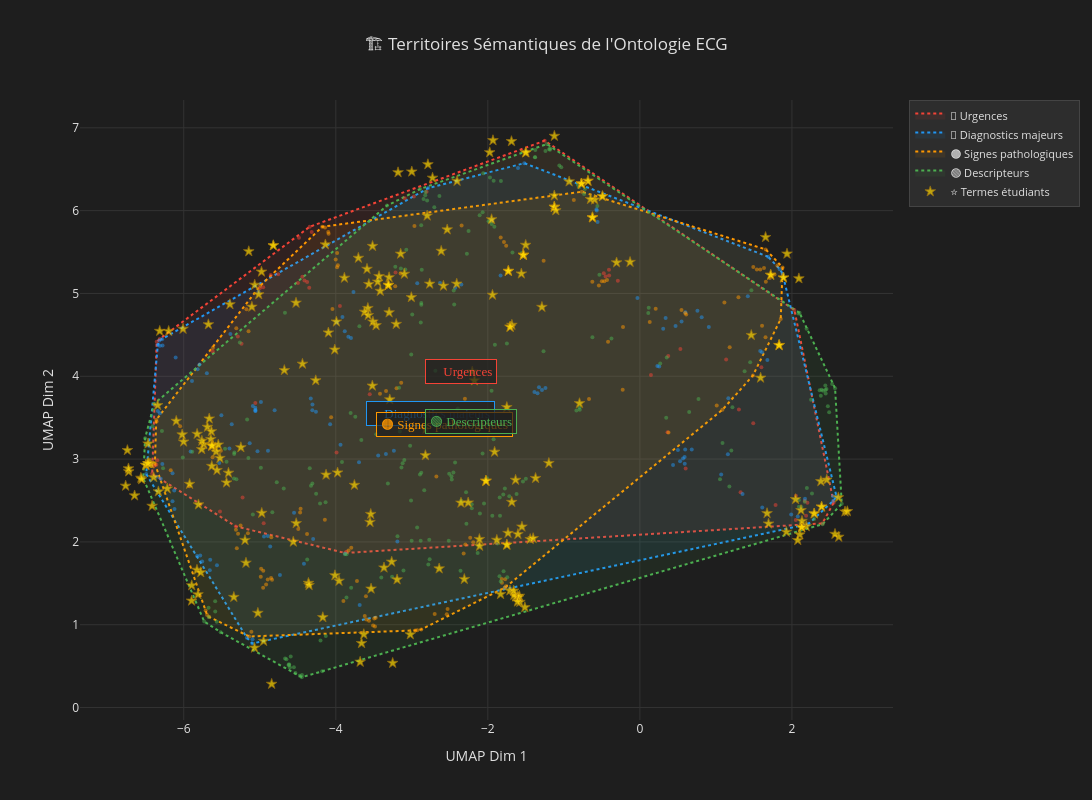

The notebook cell this image was saved under:
### Code cell
# ============================================================
# CELLULE 5bis — Carte B : Zones Sémantiques (Enveloppes Convexes)
# ============================================================
# Dessine les enveloppes convexes de chaque catégorie ontologique
# pour identifier les territoires sémantiques sur la carte.

from scipy.spatial import ConvexHull

fig_zones = go.Figure()

# ─── A) Enveloppes convexes par catégorie ─────────────────────
ZONE_COLORS = {
    'DIAGNOSTIC_URGENT':        ('#F44336', 'rgba(244,67,54,0.08)'),
    'DIAGNOSTIC_MAJEUR':        ('#2196F3', 'rgba(33,150,243,0.08)'),
    'SIGNE_ECG_PATHOLOGIQUE':   ('#FF9800', 'rgba(255,152,0,0.08)'),
    'DESCRIPTEUR_ECG':          ('#4CAF50', 'rgba(76,175,80,0.08)'),
}

ZONE_LABELS = {
    'DIAGNOSTIC_URGENT':        '🔴 Urgences',
    'DIAGNOSTIC_MAJEUR':        '🔵 Diagnostics majeurs',
    'SIGNE_ECG_PATHOLOGIQUE':   '🟠 Signes pathologiques',
    'DESCRIPTEUR_ECG':          '🟢 Descripteurs',
}

for cat, (line_color, fill_color) in ZONE_COLORS.items():
    mask = df_plot_onto['categorie'] == cat
    subset = df_plot_onto[mask]
    if len(subset) < 3:
        continue

    points = subset[['x', 'y']].values
    try:
        hull = ConvexHull(points)
        hull_pts = np.append(hull.vertices, hull.vertices[0])  # fermer le polygone

        # Zone remplie
        fig_zones.add_trace(go.Scatter(
            x=points[hull_pts, 0], y=points[hull_pts, 1],
            mode='lines',
            fill='toself',
            fillcolor=fill_color,
            line=dict(color=line_color, width=2, dash='dot'),
            name=ZONE_LABELS[cat],
            hoverinfo='skip',
        ))

        # Label au centroïde
        cx, cy = points[:, 0].mean(), points[:, 1].mean()
        fig_zones.add_annotation(
            x=cx, y=cy,
            text=ZONE_LABELS[cat],
            showarrow=False,
            font=dict(size=13, color=line_color, family='Arial Black'),
            bgcolor='rgba(30,30,30,0.7)',
            bordercolor=line_color,
            borderwidth=1,
            borderpad=4,
        )
    except Exception as e:
        print(f"[WARN] ConvexHull impossible pour {cat}: {e}")

# ─── B) Points ontologie (petits, par catégorie) ─────────────
for cat, (line_color, _) in ZONE_COLORS.items():
    mask = df_plot_onto['categorie'] == cat
    subset = df_plot_onto[mask]
    if len(subset) == 0:
        continue
    fig_zones.add_trace(go.Scatter(
        x=subset['x'], y=subset['y'],
        mode='markers',
        marker=dict(size=4, color=line_color, opacity=0.5),
        name=f"  {cat.replace('_',' ').title()}",
        text=subset['label'],
        customdata=subset['concept_id'].values,
        hovertemplate="<b>%{text}</b><br>ID: %{customdata}<extra></extra>",
        showlegend=False,
    ))

# ─── C) Étudiants (tous, étoiles grises) ─────────────────────
fig_zones.add_trace(go.Scatter(
    x=df_plot_students['x'], y=df_plot_students['y'],
    mode='markers',
    marker=dict(size=8, symbol='star', color='#FFD700', opacity=0.7,
                line=dict(width=0.8, color='#B8860B')),
    name='⭐ Termes étudiants',
    text=df_plot_students['label'],
    customdata=np.stack([df_plot_students['student_code'], df_plot_students['cas']], axis=-1),
    hovertemplate="<b>⭐ %{text}</b><br>Étudiant: %{customdata[0]}<br>Cas: %{customdata[1]}<extra></extra>",
))

# ─── D) Layout ────────────────────────────────────────────────
fig_zones.update_layout(
    title=dict(
        text="🏗️ Territoires Sémantiques de l'Ontologie ECG",
        font=dict(size=17, color='#e0e0e0'), x=0.5,
    ),
    xaxis=dict(title=f"{REDUCER_NAME} Dim 1", showgrid=True, gridcolor='#333', zeroline=False),
    yaxis=dict(title=f"{REDUCER_NAME} Dim 2", showgrid=True, gridcolor='#333', zeroline=False),
    plot_bgcolor='#1e1e1e', paper_bgcolor='#1e1e1e',
    font=dict(color='#e0e0e0'),
    legend=dict(bgcolor='#2d2d2d', bordercolor='#444', borderwidth=1, font=dict(size=11)),
    width=1200, height=800, hovermode='closest',
)

fig_zones.show()

print(f"\n🏗️ Carte des zones sémantiques tracée.")
print(f"   Les enveloppes convexes montrent les territoires de chaque catégorie ontologique.")
print(f"   Les ⭐ dorées montrent où se situent les termes étudiants par rapport à ces zones.")

### Figure 1 — Plotly figure (JSON) as saved in the notebook; plotly's stock layout.template omitted (floating-point values rounded to 4 significant figures; data arrays with more than 128 entries replaced by an {"elided": "..."} marker saying what was removed)
{"data": [{"fill": "toself", "fillcolor": "rgba(244,67,54,0.08)", "hoverinfo": "skip", "line": {"color": "#F44336", "dash": "dot", "width": 2}, "mode": "lines", "name": "🔴 Urgences", "type": "scatter", "x": [2.549, 2.032, -1.252, -4.344, -6.316, -6.356, -6.416, -5.315, -3.877, 2.4, 2.549], "y": [2.473, 4.8, 6.845, 5.805, 4.451, 4.417, 2.822, 2.187, 1.866, 2.223, 2.473]}, {"fill": "toself", "fillcolor": "rgba(33,150,243,0.08)", "hoverinfo": "skip", "line": {"color": "#2196F3", "dash": "dot", "width": 2}, "mode": "lines", "name": "🔵 Diagnostics majeurs", "type": "scatter", "x": [1.687, -1.521, -2.785, -6.32, -6.341, -6.494, -5.17, -5.098, 2.216, 2.544, 2.587, 1.876, 1.84, 1.687], "y": [5.443, 6.573, 6.272, 4.433, 4.379, 2.819, 0.844, 0.7736, 2.215, 2.497, 2.547, 5.239, 5.293, 5.443]}, {"fill": "toself", "fillcolor": "rgba(255,152,0,0.08)", "hoverinfo": "skip", "line": {"color": "#FF9800", "dash": "dot", "width": 2}, "mode": "lines", "name": "🟠 Signes pathologiques", "type": "scatter", "x": [-6.38, -5.693, -5.667, -5.139, -2.955, -2.929, -2.875, -1.778, 1.085, 1.488, 1.853, 1.877, 1.655, -0.7632, -4.178, -4.994, -6.361, -6.38], "y": [2.946, 1.117, 1.096, 0.8583, 0.9315, 0.9348, 0.9438, 1.446, 3.595, 4.011, 4.692, 5.314, 5.532, 6.228, 5.805, 5.093, 3.476, 2.946]}, {"fill": "toself", "fillcolor": "rgba(76,175,80,0.08)", "hoverinfo": "skip", "line": {"color": "#4CAF50", "dash": "dot", "width": 2}, "mode": "lines", "name": "🟢 Descripteurs", "type": "scatter", "x": [2.1, -1.224, -2.891, -3.327, -6.389, -6.509, -6.533, -5.731, -5.514, -4.447, -4.179, 2.403, 2.655, 2.567, 2.1], "y": [4.766, 6.804, 6.261, 6.061, 3.668, 3.251, 2.769, 1.039, 0.9098, 0.3668, 0.438, 2.214, 2.46, 3.856, 4.766]}, {"customdata": ["EMBOLIE_PULMONAIRE", "TACHYCARDIE_PAR_RÉENTRÉE_DE_BRANCHE_À_BRANCHE", "EXTRASYSTOLE_À_COUPLAGE_COURT", "HYPOKALIÉMIE", "SYNDROME_CORONARIEN_À_LA_PHASE_AIGUE_AVEC_SUS_DÉCALAGE_DU_SEGMENT_ST", "SYNDROME_CORONARIEN_À_LA_PHASE_AIGUE_AVEC_SUS_DÉCALAGE_DU_SEGMENT_ST", "SYNDROME_CORONARIEN_À_LA_PHASE_AIGUE_AVEC_SUS_DÉCALAGE_DU_SEGMENT_ST", "SYNDROME_CORONARIEN_À_LA_PHASE_AIGUE_AVEC_SUS_DÉCALAGE_DU_SEGMENT_ST", "SYNDROME_CORONARIEN_À_LA_PHASE_AIGUE_AVEC_SUS_DÉCALAGE_DU_SEGMENT_ST", "SYNDROME_CORONARIEN_À_LA_PHASE_AIGUE_AVEC_SUS_DÉCALAGE_DU_SEGMENT_ST", "SYNDROME_CORONARIEN_À_LA_PHASE_AIGUE_AVEC_SUS_DÉCALAGE_DU_SEGMENT_ST", "ASYSTOLIE", "ISCHÉMIE_SOUS_ENDOCARDIQUE", "SYNDROME_CORONARIEN_À_LA_PHASE_AIGUE_SANS_ÉLÉVATION_DU_SEGMENT_ST", "SYNDROME_CORONARIEN_À_LA_PHASE_AIGUE_SANS_ÉLÉVATION_DU_SEGMENT_ST", "SYNDROME_CORONARIEN_À_LA_PHASE_AIGUE_SANS_ÉLÉVATION_DU_SEGMENT_ST", "SYNDROME_CORONARIEN_À_LA_PHASE_AIGUE_SANS_ÉLÉVATION_DU_SEGMENT_ST", "SYNDROME_CORONARIEN_À_LA_PHASE_AIGUE_SANS_ÉLÉVATION_DU_SEGMENT_ST", "INFARCTUS_DU_MYOCARDE_À_LA_PHASE_AIGUE", "INFARCTUS_DU_MYOCARDE_À_LA_PHASE_AIGUE", "INFARCTUS_DU_MYOCARDE_À_LA_PHASE_AIGUE", "INFARCTUS_DU_MYOCARDE_À_LA_PHASE_AIGUE", "INFARCTUS_DU_MYOCARDE_À_LA_PHASE_AIGUE", "INFARCTUS_DU_MYOCARDE_À_LA_PHASE_AIGUE", "STIMULATION_DANS_L'ONDE_T", "TACHYCARDIE_VENTRICULAIRE_BIDIRECTIONNELLE", "TORSADE_DE_POINTES", "HYPERKALIÉMIE", "ISCHÉMIE_SOUS_ÉPICARDIQUE", "ISCHÉMIE_SOUS_ÉPICARDIQUE", "ISCHÉMIE_SOUS_ÉPICARDIQUE", "TACHYCARDIE_VENTRICULAIRE_CICATRICIELLE", "TACHYCARDIE_VENTRICULAIRE_CICATRICIELLE", "TACHYCARDIE_VENTRICULAIRE_CICATRICIELLE", "FIBRILLATION_VENTRICULAIRE", "FIBRILLATION_VENTRICULAIRE", "FIBRILLATION_VENTRICULAIRE", "BAV_2_MOBITZ_2", "BAV_2_MOBITZ_2", "BAV_2_MOBITZ_2", "BAV_2_MOBITZ_2", "BAV_2_MOBITZ_2", "BAV_COMPLET", "BAV_COMPLET", "BAV_COMPLET", "BAV_COMPLET", "BAV_COMPLET", "BAV_COMPLET", "BAV_COMPLET", "TAMPONNADE", "TACHYCARDIE_VENTRICULAIRE_CATHÉCHOLAMINERGIQUE", "WOLF_MALIN", "WOLF_MALIN", "WOLF_MALIN", "WOLF_MALIN", "CARDIOVERSION_ÉLECTRIQUE", "TACHYCARDIE_VENTRICULAIRE", "TACHYCARDIE_VENTRICULAIRE", "TACHYCARDIE_VENTRICULAIRE", "ALTERNANCE_DES_QRS"], "hovertemplate": "<b>%{text}</b><br>ID: %{customdata}<extra></extra>", "marker": {"color": "#F44336", "opacity": 0.5, "size": 4}, "mode": "markers", "name": "  Diagnostic Urgent", "showlegend": false, "text": ["Embolie pulmonaire", "Tachycardie par réentrée de branche à branche", "Extrasystole à couplage court", "Hypokaliémie", "Syndrome coronarien à la phase aigue avec sus-décalage du segment ST", "SCA ST +", "SCA ST+", "SCA-ST +", "STEMI", "Syndrome coronarien avec sus-décalage", "infarctus st+", "Asystolie", "Ischémie sous-endocardique", "Syndrome coronarien à la phase aigue sans élévation du segment ST", "Infarctus à la phase aigue sans élevation du segment ST", "NSTEMI", "SCA sans ST +", "Syndrome coronarien ST -", "Infarctus du myocarde à la phase aigue", "Acute MI", "IDM", "Infarctus du myocarde", "SCA", "Syndrome coronarien aigu", "Stimulation dans l'onde T", "Tachycardie ventriculaire bidirectionnelle", "Torsade de pointes", "Hyperkaliémie", "Ischémie sous-épicardique", "$ T-waves inversion", "Inversion des ondes T $", "Tachycardie ventriculaire cicatricielle", "Scar-related VT", "TV cicatricielle", "Fibrillation ventriculaire", "FV", "VF", "BAV 2 Mobitz 2", "BAV 2 type 2", "BAV2M2", "Bloc auriculo-ventriculaire du 2ème degré type 2", "Mobitz II", "BAV complet", "BAV III", "BAV de troisieme degré", "BAV de type 3", "BAV3", "Bloc auriculo-ventriculaire complet", "Complete AV block", "Tamponnade", "Tachycardie ventriculaire cathécholaminergique", "Wolf malin", "Faisceau accessoire à conduction antérograde maligne", "Periode refractaire antérograde < 250 ms", "Super-wolf", "Cardioversion électrique", "Tachycardie ventriculaire", "TV", "VT", "alternance des QRS"], "type": "scatter", "x": [-5.619, -5.058, -5.315, -6.356, -4.377, -0.4045, -0.4751, -0.4509, -4.317, -4.349, -4.856, -5.523, -5.24, -4.44, -4.758, -4.344, -0.4068, -4.412, -4.955, -4.485, 2.032, -5.0, -0.29, -4.498, -2.806, -6.348, -3.946, -6.316, -5.289, -3.094, -2.972, -6.395, 0.364, 0.1454, -4.949, 1.598, 1.134, 1.785, 2.187, 2.05, -3.862, 1.325, 2.052, 2.204, 2.549, 2.4, 2.169, -3.877, 0.6019, -3.553, -6.36, 1.491, -3.99, -1.252, 1.302, -5.226, -6.416, 0.3733, 0.5327, -3.214], "y": [4.304, 3.677, 2.187, 4.417, 5.139, 5.218, 5.244, 5.205, 5.742, 5.07, 5.224, 2.367, 4.393, 5.202, 5.231, 5.805, 5.287, 5.155, 5.075, 5.671, 4.8, 5.063, 5.153, 5.127, 6.229, 2.986, 4.847, 4.451, 4.482, 6.149, 6.172, 2.914, 3.325, 4.015, 2.226, 4.108, 4.204, 2.444, 2.314, 2.266, 1.88, 2.6, 2.557, 2.474, 2.473, 2.223, 2.496, 1.866, 2.887, 3.783, 2.931, 3.432, 3.08, 6.845, 3.6, 2.536, 2.822, 4.243, 4.329, 5.252]}, {"customdata": ["HYPOTHERMIE", "FAISCEAU_ACCESSOIRE_À_CONDUCTION_ANTÉROGRADE", "FAISCEAU_ACCESSOIRE_À_CONDUCTION_ANTÉROGRADE", "FAISCEAU_ACCESSOIRE_À_CONDUCTION_ANTÉROGRADE", "FAISCEAU_ACCESSOIRE_À_CONDUCTION_ANTÉROGRADE", "FAISCEAU_ACCESSOIRE_À_CONDUCTION_ANTÉROGRADE", "FAISCEAU_ACCESSOIRE_À_CONDUCTION_ANTÉROGRADE", "FAISCEAU_ACCESSOIRE_À_CONDUCTION_ANTÉROGRADE", "FAISCEAU_ACCESSOIRE_À_CONDUCTION_ANTÉROGRADE", "FAISCEAU_ACCESSOIRE_À_CONDUCTION_ANTÉROGRADE", "TJ_ORTHODROMIQUE_UTILISANT_UNE_VOIE_ACCESSOIRE", "ASPECT_DE_BRUGADA_DE_TYPE_3", "SYNDROME_DU_QT_LONG", "TACHYCARDIE_JONCTIONELLE_PAR_REENTRÉE_INTRANODALE_SLOW_SLOW", "TACHYCARDIE_JONCTIONELLE_PAR_REENTRÉE_INTRANODALE_SLOW_SLOW", "MICROVOLTAGE", "MICROVOLTAGE", "SARCOIDOSE", "DOUBLET_VENTRICULAIRE", "GÉNÉTIQUE", "FIBRILLATION_ATRIALE", "FIBRILLATION_ATRIALE", "FIBRILLATION_ATRIALE", "QT_COURT", "TACHYCARDIE_SUR_FIBRE_DE_MAHAIM", "TACHYCARDIE_SUR_FIBRE_DE_MAHAIM", "TACHYCARDIE_SUR_FIBRE_DE_MAHAIM", "TJ_ANTIDROMIQUE_UTILISANT_UNE_VOIE_ACCESSOIRE", "TJ_ANTIDROMIQUE_UTILISANT_UNE_VOIE_ACCESSOIRE", "TJ_ANTIDROMIQUE_UTILISANT_UNE_VOIE_ACCESSOIRE", "TACHYCARDIE_JONCTIONNELLE_PAR_RÉENTRÉE_INTRA_NODALE_TYPIQUE", "TACHYCARDIE_JONCTIONNELLE_PAR_RÉENTRÉE_INTRA_NODALE_TYPIQUE", "TACHYCARDIE_JONCTIONNELLE_PAR_RÉENTRÉE_INTRA_NODALE_TYPIQUE", "TACHYCARDIE_JONCTIONNELLE_PAR_RÉENTRÉE_INTRA_NODALE_TYPIQUE", "ALTERNANCE_DES_ONDES_T", "SYNDROME_DE_BRUGADA", "DIGITALIQUES", "DYSFONCTION_SINUSALE", "DYSFONCTION_SINUSALE", "HYPOCALCÉMIE", "INFARCTUS_ATRIAL", "PRÉEXCITATION_VENTRICULAIRE_PAR_FIBRE_DE_MAHAÏM", "PRÉEXCITATION_VENTRICULAIRE_PAR_FIBRE_DE_MAHAÏM", "PRÉEXCITATION_VENTRICULAIRE_PAR_FIBRE_DE_MAHAÏM", "TACHYCARDIE_VENTRICULAIRE_INFUNDIBULAIRE", "TACHYCARDIE_VENTRICULAIRE_INFUNDIBULAIRE", "TACHYCARDIE_VENTRICULAIRE_INFUNDIBULAIRE", "TACHYCARDIE_VENTRICULAIRE_INFUNDIBULAIRE", "AMYLOSE", "AMYLOSE", "INSUFFISANCE_CHRONOTROPE", "INTOXICATION_DIGITALIQUE", "HYPONATRÉMIE", "ASPECT_DE_BRUGADA_DE_TYPE_2", "TACHYCARDIE_ATRIALE_FOCALE", "TACHYCARDIE_ATRIALE_FOCALE", "TACHYCARDIE_ATRIALE_FOCALE", "TACHYCARDIE_ATRIALE_FOCALE", "BAV_2_MOBITZ_1", "BAV_2_MOBITZ_1", "BAV_2_MOBITZ_1", "BAV_2_MOBITZ_1", "BAV_2_MOBITZ_1", "RYTHME_IDIOVENTRICULAIRE_ACCÉLÉRÉ", "RYTHME_IDIOVENTRICULAIRE_ACCÉLÉRÉ", "BLOC_DE_BRANCHE_DROIT_COMPLET", "BLOC_DE_BRANCHE_DROIT_COMPLET", "BLOC_DE_BRANCHE_DROIT_COMPLET", "BLOC_DE_BRANCHE_DROIT_COMPLET", "ECG_NORMAL", "ECG_NORMAL", "ECG_NORMAL", "ECG_NORMAL", "ECG_NORMAL", "TACHYCARDIE_JONCTIONELLE", "TACHYCARDIE_JONCTIONNELLE_PAR_RÉENTRÉE_INTRA_NODALE_ATYPIQUE", "TACHYCARDIE_JONCTIONNELLE_PAR_RÉENTRÉE_INTRA_NODALE_ATYPIQUE", "TACHYCARDIE_JONCTIONNELLE_PAR_RÉENTRÉE_INTRA_NODALE_ATYPIQUE", "TACHYCARDIE_JONCTIONNELLE_PAR_RÉENTRÉE_INTRA_NODALE_ATYPIQUE", "TACHYCARDIE_PAR_REENTRÉE_ÉLECTRONIQUE", "HÉMOCHROMATOSE", "HYPERNATRÉMIE", "RYTHME_D'ÉCHAPPEMENT_JONCTIONNEL", "RYTHME_D'ÉCHAPPEMENT_JONCTIONNEL", "RYTHME_D'ÉCHAPPEMENT_JONCTIONNEL", "RYTHME_D'ÉCHAPPEMENT_JONCTIONNEL", "BLOC_SINO_ATRIAL", "BLOC_SINO_ATRIAL", "TACHYCARDIE_JONCTIONELLE_UTILISANT_UNE_VOIE_ACCESSOIRE", "TACHYCARDIE_JONCTIONELLE_UTILISANT_UNE_VOIE_ACCESSOIRE", "TACHYCARDIE_JONCTIONELLE_UTILISANT_UNE_VOIE_ACCESSOIRE", "PARALYSIE_SINUSALE", "TACHYCARDIE_JONCTIONNELLE_ECTOPIQUE", "TACHYCARDIE_JONCTIONNELLE_ECTOPIQUE", "PERTE_DE_CAPTURE_VENTRICULAIRE", "HYPERTROPHIE_VENTRICULAIRE_DROITE", "\"WANDERING_PACEMAKER\"", "ANÉVRYSME_VENTRICULAIRE", "DYSPLASIE_ARRHYTHMOGÈNE_DU_VENTRICULE_DROIT", "ASPECT_DE_BRUGADA_DE_TYPE_1", "TACHYCARDIE_JONCTIONNELLE_PAR_RÉENTRÉE_INTRA_NODALE_FAST_SLOW", "TACHYCARDIE_JONCTIONNELLE_PAR_RÉENTRÉE_INTRA_NODALE_FAST_SLOW", "TACHYCARDIE_JONCTIONNELLE_PAR_RÉENTRÉE_INTRA_NODALE_FAST_SLOW", "CARDIOMYOPATHIE_HYPERTROPHIQUE_APICALE", "HYPERTROPHIE_VENTRICULAIRE_GAUCHE", "HYPERTROPHIE_VENTRICULAIRE_GAUCHE", "QT_LONG", "QT_LONG", "BAV_DE_HAUT_GRADE", "BAV_DE_HAUT_GRADE", "BAV_DE_HAUT_GRADE", "HYPERCALCÉMIE", "BAV_2_POUR_1", "BAV_2_POUR_1", "TRIPLET_VENTRICULAIRE", "PERICARDITE", "TACHYCARDIE_VENTRICULAIRE_FASCICULAIRE", "TACHYCARDIE_VENTRICULAIRE_FASCICULAIRE", "TACHYCARDIE_DE_COUMEL", "TACHYCARDIE_DE_COUMEL", "SYNDROME_DE_REPOLARISATION_PRÉCOCE", "IMPRÉGNATION_DIGITALIQUE", "CARDIOMYOPATHIE_HYPERTROPHIQUE", "CARDIOMYOPATHIE_HYPERTROPHIQUE", "CARDIOMYOPATHIE_HYPERTROPHIQUE", "TACHYCARDIE_JONCTIONNELLE_PAR_RÉENTRÉE_INTRA_NODALE", "TACHYCARDIE_JONCTIONNELLE_PAR_RÉENTRÉE_INTRA_NODALE", "TACHYCARDIE_JONCTIONNELLE_PAR_RÉENTRÉE_INTRA_NODALE"], "hovertemplate": "<b>%{text}</b><br>ID: %{customdata}<extra></extra>", "marker": {"color": "#2196F3", "opacity": 0.5, "size": 4}, "mode": "markers", "name": "  Diagnostic Majeur", "showlegend": false, "text": ["Hypothermie", "Faisceau accessoire à conduction antérograde", "Faisceau de Kent", "Onde delta", "Pré-excitation", "Pré-excitation ventriculaire", "Préexcitation ventriculaire $", "Voie accessoire", "WPW", "Wolff-Parkinson-White", "TJ orthodromique utilisant une voie accessoire", "Aspect de Brugada de type 3", "Syndrome du QT long", "Tachycardie jonctionelle par reentrée intranodale slow-slow", "RIN slow-slow", "Microvoltage", "micro voltage", "Sarcoidose", "Doublet ventriculaire", "Génétique", "Fibrillation atriale", "AF", "FA", "QT court", "Tachycardie sur fibre de Mahaim", "Guiraudon-Klein fiber tachycardia", "Tachycardie sur fibre de Guiraudon-Klein", "TJ antidromique utilisant une voie accessoire", "Antidromic AVRT ($ AP)", "TJ antidromique utilisant une VA $", "Tachycardie jonctionnelle par réentrée intra-nodale typique", "RIN typique", "Typical AVNRT", "Typical atrioventricular nodal reentry tachycardia", "Alternance des ondes T", "Syndrome de Brugada", "Digitaliques", "Dysfonction sinusale", "SND", "Hypocalcémie", "Infarctus atrial", "Préexcitation ventriculaire par fibre de Mahaïm", "Guiraudon-Klein fiber ventricular preexcitation", "Préexcitation ventriculaire par fibre de Guiraudon-Klein", "Tachycardie ventriculaire infundibulaire", "TV de Gallavardin", "TV infundibulaire", "Tachycardie ventriculaire de Gallavardin", "Amylose", "Cardiopathie amyloide", "Insuffisance chronotrope", "intoxication digitalique", "Hyponatrémie", "Aspect de Brugada de type 2", "Tachycardie atriale focale", "AT", "TAF", "Tachycardie atriale ectopique", "BAV 2 Mobitz 1", "BAV 2 type 1", "BAV2M1", "Bloc auriculo-ventriculaire du 2ème degré type 1", "Mobitz I", "Rythme idioventriculaire accéléré", "RIVA", "Bloc de branche droit complet", "BBD complet", "BBDc", "cRBBB", "ECG normal", "ECG physiologique", "ECG sans anomalie", "Pas d'anomalie", "Tracé normal", "Tachycardie jonctionelle", "Tachycardie jonctionnelle par réentrée intra-nodale atypique", "Atypical AVNRT", "RIN atypique", "Uncommon AVNRT", "Tachycardie par reentrée électronique", "Hémochromatose", "Hypernatrémie", "Rythme d'échappement jonctionnel", "RIJA", "Rythme jonctionnel", "échappement jonctionnel", "Bloc sino-atrial", "BSA", "Tachycardie jonctionelle utilisant une voie accessoire", "AVRT", "TJ utilisant une voie accessoire", "Paralysie sinusale", "Tachycardie jonctionnelle ectopique", "JET", "Perte de capture ventriculaire", "Hypertrophie ventriculaire droite", "\"Wandering pacemaker\"", "Anévrysme ventriculaire", "Dysplasie arrhythmogène du ventricule droit", "Aspect de Brugada de type 1", "Tachycardie jonctionnelle par réentrée intra-nodale fast-slow", "Fast-slow AVNRT", "RIN fast-slow", "Cardiomyopathie hypertrophique apicale", "Hypertrophie ventriculaire gauche", "HVG", "QT long", "LQT", "BAV de haut grade", "BAV de haut degré", "BAV haut degré", "Hypercalcémie", "BAV 2 pour 1", "BAV 2:1", "Triplet ventriculaire", "Pericardite", "Tachycardie ventriculaire fasciculaire", "TV de Belhassen", "Tachycardie de Coumel", "PJRT", "Syndrome de repolarisation précoce", "Imprégnation digitalique", "Cardiomyopathie hypertrophique", "CMH", "HCM", "Tachycardie jonctionnelle par réentrée intra-nodale", "AVNRT", "RIN"], "type": "scatter", "x": [-6.341, -3.938, -3.695, -1.943, -5.563, -5.652, -5.658, -4.075, 1.163, 1.158, -4.261, -3.882, -3.767, -5.057, -1.288, -1.603, -1.521, -5.892, -4.895, -4.735, -4.419, 0.8128, 0.9065, -0.5709, -6.125, -6.122, -6.148, -4.307, 0.5899, -4.329, -5.091, -1.346, 0.5886, 0.4361, -2.785, -3.983, -3.236, -6.314, -0.03243, -6.32, -5.016, -5.758, -5.783, -5.824, -6.355, 0.2299, -4.298, -6.494, -3.19, -5.793, -5.399, -3.443, -6.279, -3.8, -6.147, 0.599, 0.7567, -5.91, 1.61, 2.216, 2.172, -3.877, 1.35, -5.533, 0.3063, -1.774, 1.84, 1.876, 1.687, -2.348, -2.43, -2.629, -2.929, -1.832, -5.369, -4.985, 0.5285, -1.387, 0.5002, -5.057, -6.107, -6.314, -5.03, 0.3386, -5.133, -4.892, -3.686, 1.42, -4.805, 0.6821, -4.309, -6.341, -5.505, 0.5481, -4.549, -5.17, 1.069, -4.944, -5.098, -3.835, -5.059, 0.5673, -1.327, -5.696, -5.096, 1.583, -0.5564, -0.5679, 2.544, 2.542, 2.587, -6.284, 2.076, 1.99, -4.863, -5.386, -6.303, 0.2542, -6.282, 0.4692, -3.912, -3.341, -5.817, 1.606, 1.677, -5.059, 0.5959, -1.242], "y": [4.379, 3.173, 2.963, 5.882, 1.718, 1.785, 1.658, 3.421, 3.735, 3.06, 3.572, 4.543, 5.017, 3.581, 3.835, 6.516, 6.573, 3.944, 2.071, 1.601, 1.737, 4.713, 4.594, 6.018, 2.62, 2.397, 2.49, 3.66, 2.943, 3.732, 3.641, 3.795, 3.025, 2.927, 6.272, 4.648, 3.102, 3.555, 4.946, 4.433, 5.02, 1.762, 1.835, 1.829, 2.786, 4.124, 2.034, 2.819, 2.004, 4.142, 3.129, 3.043, 4.372, 4.461, 2.828, 4.773, 4.792, 3.092, 2.415, 2.215, 2.52, 1.856, 2.579, 2.952, 4.574, 1.448, 5.293, 5.239, 5.443, 5.109, 5.068, 5.128, 5.123, 5.216, 3.421, 3.689, 2.974, 3.811, 3.109, 3.596, 4.226, 4.368, 3.093, 4.703, 3.192, 3.099, 1.237, 4.965, 3.588, 3.117, 3.588, 3.58, 3.528, 4.663, 2.353, 0.844, 2.814, 2.064, 0.7736, 4.477, 3.584, 3.007, 3.867, 4.037, 0.8244, 4.305, 5.864, 6.001, 2.497, 2.55, 2.547, 4.448, 2.308, 2.332, 1.945, 4.511, 2.763, 4.119, 2.942, 4.606, 4.717, 3.06, 4.085, 4.291, 4.196, 3.621, 3.115, 3.859]}, {"customdata": ["SURDÉTECTION_ATRIALE", "TACHYCARDIE_VENTRICULAIRE_POLYMORPHE", "TACHYCARDIE_VENTRICULAIRE_POLYMORPHE", "TACHYCARDIE_VENTRICULAIRE_POLYMORPHE", "BLOC_INTERATRIAL", "BLOC_INTERATRIAL", "BLOC_INTERATRIAL", "BLOC_INTERATRIAL", "CAPTURE_SUPRAVENTRICULAIRE", "VOIE_LENTE", "EXTRASYSTOLE_ATRIALE", "EXTRASYSTOLE_ATRIALE", "EXTRASYSTOLE_ATRIALE", "BBD_INCOMPLET", "BBD_INCOMPLET", "BBD_INCOMPLET", "BBD_INCOMPLET", "PROBLÈME_DE_VITESSE_DE_DÉFILEMENT", "BLOC_DE_BRANCHE_GAUCHE_COMPLET", "BLOC_DE_BRANCHE_GAUCHE_COMPLET", "BLOC_DE_BRANCHE_GAUCHE_COMPLET", "ARYTHMIE_SINUSALE", "ARYTHMIE_SINUSALE", "BLOC_DE_BRANCHE_GAUCHE", "BLOC_DE_BRANCHE_GAUCHE", "BLOC_DE_BRANCHE_GAUCHE", "EXTRASYSTOLE_VENTRICULAIRE", "EXTRASYSTOLE_VENTRICULAIRE", "EXTRASYSTOLE_VENTRICULAIRE", "EXTRASYSTOLE_VENTRICULAIRE", "TRIGÉMINISME_VENTRICULAIRE", "TRIGÉMINISME_VENTRICULAIRE", "BLOC_DE_BRANCHE_GAUCHE_INCOMPLET", "BLOC_DE_BRANCHE_GAUCHE_INCOMPLET", "BLOC_DE_BRANCHE_GAUCHE_INCOMPLET", "PERTE_DE_CAPTURE_ATRIALE", "ABERRATION_VENTRICULAIRE", "RYTHME_SINUSAL", "RYTHME_SINUSAL", "RYTHME_SINUSAL", "TACHYCARDIE_ATRIALE", "TACHYCARDIE_ATRIALE", "TACHYCARDIE_ATRIALE", "TACHYCARDIE_ATRIALE", "ONDE_T_NORMALES", "COURANT_DE_LÉSION_SOUS_ENDOCARDIQUE", "COURANT_DE_LÉSION_SOUS_ENDOCARDIQUE", "COURANT_DE_LÉSION_SOUS_ENDOCARDIQUE", "COURANT_DE_LÉSION_SOUS_ENDOCARDIQUE", "COURANT_DE_LÉSION_SOUS_ENDOCARDIQUE", "COURANT_DE_LÉSION_SOUS_ENDOCARDIQUE", "COURANT_DE_LÉSION_SOUS_ENDOCARDIQUE", "COURANT_DE_LÉSION_SOUS_ENDOCARDIQUE", "PAS_D'ANOMALIE_DE_LE_REPOLARISATION", "COURANT_DE_LÉSION_SOUS_ÉPICARDIQUE", "COURANT_DE_LÉSION_SOUS_ÉPICARDIQUE", "COURANT_DE_LÉSION_SOUS_ÉPICARDIQUE", "COURANT_DE_LÉSION_SOUS_ÉPICARDIQUE", "COURANT_DE_LÉSION_SOUS_ÉPICARDIQUE", "COURANT_DE_LÉSION_SOUS_ÉPICARDIQUE", "COURANT_DE_LÉSION_SOUS_ÉPICARDIQUE", "COURANT_DE_LÉSION_SOUS_ÉPICARDIQUE", "COURANT_DE_LÉSION_SOUS_ÉPICARDIQUE", "COURANT_DE_LÉSION_SOUS_ÉPICARDIQUE", "INVERSION_D'ÉLECTRODES", "HYPERTROPHIE_ATRIALE_GAUCHE", "SYNDROME_DE_LOWN,_GANONG,_ET_LEVINE", "EFFET_CHATTERJEE", "SOUS_DÉTECTION_ATRIALE", "CARDIOPATHIE_ISCHÉMIQUE", "CARDIOPATHIE_ISCHÉMIQUE", "HYPERTROPHIE_ATRIALE_DROITE", "BIGEMINISME_VENTRICULAIRE", "BIGEMINISME_VENTRICULAIRE", "BIGEMINISME_VENTRICULAIRE", "SALVE_ESA", "SALVE_ESA", "ONDE_P_NORMALE", "QRS_NORMAL", "TRIGÉMINISME_ATRIALE", "TRIGÉMINISME_ATRIALE", "BLOC_FASCICULAIRE_POSTÉRIEUR_GAUCHE", "BLOC_FASCICULAIRE_POSTÉRIEUR_GAUCHE", "BLOC_FASCICULAIRE_POSTÉRIEUR_GAUCHE", "BLOC_FASCICULAIRE_POSTÉRIEUR_GAUCHE", "STIMULATION_EN_FENÊTRE_DE_SÉCURITÉ", "STIMULATION_INAPPROPRIÉE", "EXTRASYSTOLE_ATRIALE_BIGÉMINÉE", "EXTRASYSTOLE_ATRIALE_BIGÉMINÉE", "RÉPONSE_VENTRICULAIRE_LENTE", "BLOC_DE_BRANCHE_DROIT", "BLOC_DE_BRANCHE_DROIT", "BLOC_DE_BRANCHE_DROIT", "BLOC_INTRAVENTRICULAIRE_ASPÉCIFIQUE", "BLOC_INTRAVENTRICULAIRE_ASPÉCIFIQUE", "BLOC_INTRAVENTRICULAIRE_ASPÉCIFIQUE", "BLOC_INTRAVENTRICULAIRE_ASPÉCIFIQUE", "RYTHME_ATRIAL_ECTOPIQUE", "ONDE_J_D'OSBORN", "ARTEFACTE", "BLOC_FASCICULAIRE_ANTÉRIEUR_GAUCHE", "BLOC_FASCICULAIRE_ANTÉRIEUR_GAUCHE", "BLOC_FASCICULAIRE_ANTÉRIEUR_GAUCHE", "BLOC_FASCICULAIRE_ANTÉRIEUR_GAUCHE", "SÉQUELLE_DE_NÉCROSE", "STIMULATION_ANTITACHYCARDIQUE", "ESA_MONOMORPHES_MULTIPLES", "FLUTTER_DROIT_TYPIQUE", "FLUTTER_DROIT_TYPIQUE", "FLUTTER_DROIT_TYPIQUE", "FLUTTER_DROIT_TYPIQUE", "FLUTTER_DROIT_TYPIQUE", "FLUTTER_DROIT_TYPIQUE", "FLUTTER_DROIT_TYPIQUE", "FLUTTER_ATRIAL_ANTIHORAIRE", "FLUTTER_ATRIAL_ANTIHORAIRE", "FLUTTER_ATRIAL_ANTIHORAIRE", "FLUTTER_ATRIAL_ANTIHORAIRE", "FLUTTER_ATRIAL_HORAIRE", "FLUTTER_ATRIAL_HORAIRE", "FLUTTER_ATRIAL_HORAIRE", "ST_NORMAL", "ONDE_U_NORMALE", "FLUTTER_ATRIAL_ATYPIQUE", "FLUTTER_ATRIAL_ATYPIQUE", "FLUTTER_ATRIAL_ATYPIQUE"], "hovertemplate": "<b>%{text}</b><br>ID: %{customdata}<extra></extra>", "marker": {"color": "#FF9800", "opacity": 0.5, "size": 4}, "mode": "markers", "name": "  Signe Ecg Pathologique", "showlegend": false, "text": ["Surdétection atriale", "Tachycardie ventriculaire polymorphe", "Polymorphic VT", "TV polymorphe", "Bloc interatrial", "Bloc inter-auriculaire", "Bloc interauriculaire", "Onde P biphasique en inférieur", "Capture supraventriculaire", "Voie lente", "Extrasystole atriale", "ESA", "PAC", "BBD incomplet", "BBDi", "Bloc de branche droit incomplet", "iRBBB", "Problème de vitesse de défilement", "Bloc de branche gauche complet", "BBGc", "cLBBB", "Arythmie sinusale", "Arythmie sinusale respiratoire", "Bloc de branche gauche", "BBG", "LBBB", "Extrasystole ventriculaire", "ESV", "Extra-systole ventriculaire", "PVC", "Trigéminisme ventriculaire", "Trigéminisme", "Bloc de branche gauche incomplet", "BBGi", "iLBBB", "Perte de capture atriale", "Aberration ventriculaire", "Rythme sinusal", "RS", "sinusal", "Tachycardie atriale", "AT", "Flutter atrial", "TA", "Onde T normales", "Courant de lésion sous-endocardique", "$ ST-segment depression", "ST moins", "ST-", "ST-segment depression", "Sous-décalage du segment ST", "Sous-décalage du segment ST $", "sous décalage", "Pas d'anomalie de le repolarisation", "Courant de lésion sous-épicardique", "$ ST-segment elevation", "ST +", "ST plus", "ST surelevé", "ST+", "ST-segment elevation", "Sus-décalage du segment ST", "Sus-décalage du segment ST $", "sus-décalage", "Inversion d'électrodes", "Hypertrophie atriale gauche", "Syndrome de Lown, Ganong, et Levine", "Effet Chatterjee", "Sous-détection atriale", "Cardiopathie ischémique", "Séquelle d'infarctus", "Hypertrophie atriale droite", "Bigeminisme ventriculaire", "Bigéminisme", "Bigéminisme ventriculaire", "Salve ESA", "Salve d'extrasystoles", "Onde P normale", "QRS normal", "Trigéminisme atriale", "ESA trigéminée", "Bloc fasciculaire postérieur gauche", "HBPG", "Hémibloc postérieur gauche", "LPFB", "Stimulation en fenêtre de sécurité", "Stimulation inappropriée", "Extrasystole atriale bigéminée", "ESA bigéminée", "Réponse ventriculaire lente", "Bloc de branche droit", "BBD", "RBBB", "Bloc intraventriculaire aspécifique", "Elargissement du QRS", "NICD", "QRS enlargement", "Rythme atrial ectopique", "Onde J d'Osborn", "Artefacte", "Bloc fasciculaire antérieur gauche", "HBAG", "Hémibloc antérieur gauche", "LAFB", "Séquelle de nécrose", "Stimulation antitachycardique", "ESA monomorphes multiples", "Flutter droit typique", "Flutter atrial commun", "Flutter atrial dépendant de l'ICT", "Flutter commun", "Flutter droit commun", "Flutter isthmique", "Flutter typique", "Flutter atrial antihoraire", "CCW common flutter", "Flutter atrial anti-horaire", "Flutter commun antihoraire", "Flutter atrial horaire", "CW common flutter", "Flutter commun horaire", "ST normal", "Onde U normale", "Flutter atrial atypique", "Flutter atrial non commun", "TA"], "type": "scatter", "x": [-4.494, -6.38, 0.3761, -0.2264, -3.721, -3.796, -3.833, -2.345, -4.463, -4.061, -5.313, 0.1295, 1.181, 1.809, 1.771, -1.778, 1.632, -3.419, -1.773, 1.709, 1.492, -6.361, -6.357, -1.818, 1.657, 1.539, -5.286, -0.4188, -5.156, 1.488, -4.987, -4.895, -1.761, 1.733, 1.583, -4.47, -4.848, -5.512, 0.2078, -6.048, -6.171, 0.5959, -3.563, 0.5471, -1.831, -5.148, -4.099, -2.302, -0.4319, -4.095, -3.972, -4.001, -3.14, -3.218, -5.309, -4.142, -0.4679, -0.5394, -0.6255, -0.5001, -4.178, -3.983, -3.983, -3.201, -2.966, -5.11, -4.044, -3.339, -4.378, -5.616, -4.994, -5.139, -4.982, -4.839, -4.954, -0.2221, -5.252, -1.759, -0.8692, -4.956, -4.917, -2.296, 1.607, -2.232, 1.296, -5.667, -5.693, -5.302, -4.851, -5.929, -1.814, 1.877, 1.655, -4.144, -3.148, 1.853, -0.7632, -5.621, -1.947, -2.677, -2.318, 1.653, -2.192, 1.111, -5.176, -5.712, -0.669, -2.529, -3.475, -3.619, -2.875, -2.54, -3.603, -2.699, -3.597, 1.085, -3.484, -2.929, -3.509, 1.011, -2.955, -1.266, -1.788, -3.9, -3.494, 0.6093], "y": [2.155, 2.946, 3.322, 3.839, 1.528, 1.93, 1.897, 5.821, 2.4, 3.506, 2.147, 4.657, 4.352, 5.337, 5.228, 1.446, 5.308, 3.789, 1.548, 5.187, 5.318, 3.476, 3.455, 1.551, 5.143, 5.288, 2.099, 4.417, 2.103, 4.011, 1.579, 1.546, 1.465, 5.215, 5.289, 2.355, 2.056, 3.102, 4.816, 3.397, 2.865, 4.763, 1.048, 4.8, 5.676, 4.544, 5.741, 3.729, 5.161, 5.722, 5.342, 5.41, 3.921, 5.087, 4.58, 5.797, 5.146, 5.095, 5.141, 5.147, 5.805, 5.316, 5.487, 3.856, 5.815, 0.9154, 4.811, 3.823, 2.095, 4.346, 5.093, 0.8583, 1.676, 1.544, 1.651, 4.594, 2.197, 5.576, 6.128, 1.447, 1.485, 1.968, 4.61, 2.051, 4.955, 1.096, 1.117, 1.924, 1.564, 2.673, 1.506, 5.314, 5.532, 2.267, 5.24, 4.692, 6.228, 3.022, 5.874, 2.79, 1.862, 4.472, 1.996, 4.891, 4.81, 1.171, 3.726, 1.189, 1.084, 1.105, 0.9438, 1.126, 1.343, 1.129, 1.064, 3.595, 0.9795, 0.9348, 0.9917, 3.646, 0.9315, 5.396, 5.621, 1.286, 1.074, 4.747]}, {"customdata": {"elided": "223 str values"}, "hovertemplate": "<b>%{text}</b><br>ID: %{customdata}<extra></extra>", "marker": {"color": "#4CAF50", "opacity": 0.5, "size": 4}, "mode": "markers", "name": "  Descripteur Ecg", "showlegend": false, "text": {"elided": "223 str values"}, "type": "scatter", "x": {"elided": "223 float values"}, "y": {"elided": "223 float values"}}, {"customdata": {"elided": "254x2 str values"}, "hovertemplate": "<b>⭐ %{text}</b><br>Étudiant: %{customdata[0]}<br>Cas: %{customdata[1]}<extra></extra>", "marker": {"color": "#FFD700", "line": {"color": "#B8860B", "width": 0.8}, "opacity": 0.7, "size": 8, "symbol": "star"}, "mode": "markers", "name": "⭐ Termes étudiants", "text": {"elided": "254 str values"}, "type": "scatter", "x": {"elided": "254 float values"}, "y": {"elided": "254 float values"}}], "layout": {"annotations": [{"bgcolor": "rgba(30,30,30,0.7)", "bordercolor": "#F44336", "borderpad": 4, "borderwidth": 1, "font": {"color": "#F44336", "family": "Arial Black", "size": 13}, "showarrow": false, "text": "🔴 Urgences", "x": -2.358, "y": 4.053}, {"bgcolor": "rgba(30,30,30,0.7)", "bordercolor": "#2196F3", "borderpad": 4, "borderwidth": 1, "font": {"color": "#2196F3", "family": "Arial Black", "size": 13}, "showarrow": false, "text": "🔵 Diagnostics majeurs", "x": -2.759, "y": 3.548}, {"bgcolor": "rgba(30,30,30,0.7)", "bordercolor": "#FF9800", "borderpad": 4, "borderwidth": 1, "font": {"color": "#FF9800", "family": "Arial Black", "size": 13}, "showarrow": false, "text": "🟠 Signes pathologiques", "x": -2.571, "y": 3.419}, {"bgcolor": "rgba(30,30,30,0.7)", "bordercolor": "#4CAF50", "borderpad": 4, "borderwidth": 1, "font": {"color": "#4CAF50", "family": "Arial Black", "size": 13}, "showarrow": false, "text": "🟢 Descripteurs", "x": -2.219, "y": 3.453}], "font": {"color": "#e0e0e0"}, "height": 800, "hovermode": "closest", "legend": {"bgcolor": "#2d2d2d", "bordercolor": "#444", "borderwidth": 1, "font": {"size": 11}}, "paper_bgcolor": "#1e1e1e", "plot_bgcolor": "#1e1e1e", "title": {"font": {"color": "#e0e0e0", "size": 17}, "text": "🏗️ Territoires Sémantiques de l'Ontologie ECG", "x": 0.5}, "width": 1200, "xaxis": {"gridcolor": "#333", "showgrid": true, "title": {"text": "UMAP Dim 1"}, "zeroline": false}, "yaxis": {"gridcolor": "#333", "showgrid": true, "title": {"text": "UMAP Dim 2"}, "zeroline": false}}}
